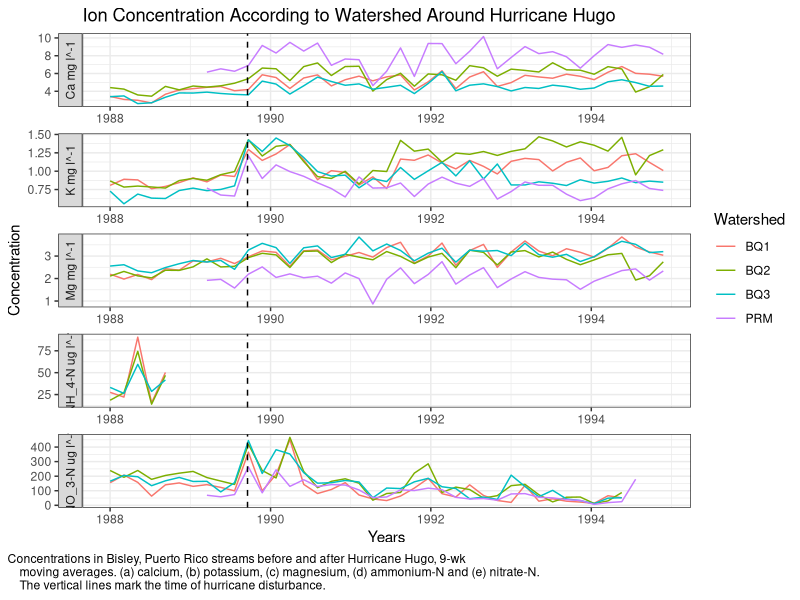

Recreate this plot in R.
## ---- chunk 1
#| echo: false
#| include: false
library(tidyverse)
bisley_data <- read_csv("../output/cleaned_data.csv")
## ---- chunk 2
#| echo: false
#| warning: false
#| fig-height: 6
ggplot(
  data = bisley_data,
  mapping = aes(
    x = window_start,
    y = Concentration,
    color = site
  )
) +
  geom_line() +
  theme_bw() +
  labs(
    title = "Ion Concentration According to Watershed Around Hurricane Hugo",
    x = "Years",
    y = "Concentration",
    caption = "Concentrations in Bisley, Puerto Rico streams before and after Hurricane Hugo, 9-wk 
    moving averages. (a) calcium, (b) potassium, (c) magnesium, (d) ammonium-N and (e) nitrate-N. 
    The vertical lines mark the time of hurricane disturbance."
  ) +
  facet_wrap(
    ~Ions,
    scales = "free",
    ncol = 1,
    strip.position = "left",
    labeller = as_labeller(c(
      ca_mgl = "Ca mg l^-1",
      k_mgl = "K mg l^-1",
      mg_mgl = "Mg mg l^-1",
      nh4n_mgl = "NH_4-N ug l^-1",
      no3n_mgl = "NO_3-N ug l^-1"
    ))
  ) +
  geom_vline(xintercept = ymd("1989-09-18"), linetype = "dashed") +
  theme(
    plot.caption = element_text(hjust = 0),
    plot.caption.position = "plot"
  ) +
  scale_color_discrete("Watershed")
